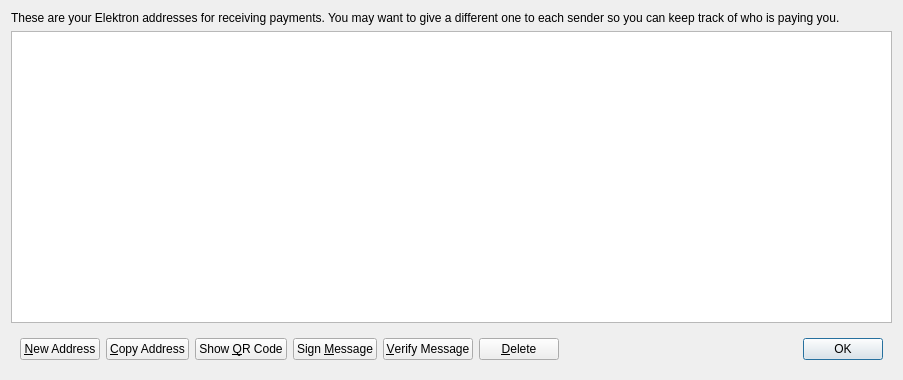
<?xml version="1.0" encoding="UTF-8"?>
<ui version="4.0">
 <class>AddressBookPage</class>
 <widget class="QWidget" name="AddressBookPage">
  <property name="geometry">
   <rect>
    <x>0</x>
    <y>0</y>
    <width>903</width>
    <height>380</height>
   </rect>
  </property>
  <property name="windowTitle">
   <string>Address Book</string>
  </property>
  <layout class="QVBoxLayout" name="verticalLayout">
   <item>
    <widget class="QLabel" name="labelExplanation">
     <property name="text">
      <string>These are your Elektron addresses for receiving payments. You may want to give a different one to each sender so you can keep track of who is paying you.</string>
     </property>
     <property name="textFormat">
      <enum>Qt::PlainText</enum>
     </property>
     <property name="wordWrap">
      <bool>true</bool>
     </property>
    </widget>
   </item>
   <item>
    <widget class="QTableView" name="tableView">
     <property name="contextMenuPolicy">
      <enum>Qt::CustomContextMenu</enum>
     </property>
     <property name="toolTip">
      <string>Double-click to edit address or label</string>
     </property>
     <property name="tabKeyNavigation">
      <bool>false</bool>
     </property>
     <property name="alternatingRowColors">
      <bool>true</bool>
     </property>
     <property name="selectionMode">
      <enum>QAbstractItemView::SingleSelection</enum>
     </property>
     <property name="selectionBehavior">
      <enum>QAbstractItemView::SelectRows</enum>
     </property>
     <property name="sortingEnabled">
      <bool>true</bool>
     </property>
     <attribute name="verticalHeaderVisible">
      <bool>false</bool>
     </attribute>
    </widget>
   </item>
   <item>
    <widget class="QWidget" name="buttonBar" native="true">
     <layout class="QHBoxLayout" name="horizontalLayout">
      <item>
       <widget class="QPushButton" name="newAddressButton">
        <property name="toolTip">
         <string>Create a new address</string>
        </property>
        <property name="text">
         <string>&amp;New Address</string>
        </property>
       </widget>
      </item>
      <item>
       <widget class="QPushButton" name="copyToClipboard">
        <property name="toolTip">
         <string>Copy the currently selected address to the system clipboard</string>
        </property>
        <property name="text">
         <string>&amp;Copy Address</string>
        </property>
       </widget>
      </item>
      <item>
       <widget class="QPushButton" name="showQRCode">
        <property name="text">
         <string>Show &amp;QR Code</string>
        </property>
       </widget>
      </item>
      <item>
       <widget class="QPushButton" name="signMessage">
        <property name="toolTip">
         <string>Sign a message to prove you own a Elektron address</string>
        </property>
        <property name="text">
         <string>Sign &amp;Message</string>
        </property>
       </widget>
      </item>
      <item>
       <widget class="QPushButton" name="verifyMessage">
        <property name="toolTip">
         <string>Verify a message to ensure it was signed with a specified Elektron address</string>
        </property>
        <property name="text">
         <string>&amp;Verify Message</string>
        </property>
       </widget>
      </item>
      <item>
       <widget class="QPushButton" name="deleteButton">
        <property name="toolTip">
         <string>Delete the currently selected address from the list</string>
        </property>
        <property name="text">
         <string>&amp;Delete</string>
        </property>
       </widget>
      </item>
      <item>
       <spacer name="horizontalSpacer">
        <property name="orientation">
         <enum>Qt::Horizontal</enum>
        </property>
        <property name="sizeHint" stdset="0">
         <size>
          <width>40</width>
          <height>20</height>
         </size>
        </property>
       </spacer>
      </item>
      <item>
       <widget class="QDialogButtonBox" name="buttonBox">
        <property name="sizePolicy">
         <sizepolicy hsizetype="Maximum" vsizetype="Fixed">
          <horstretch>0</horstretch>
          <verstretch>0</verstretch>
         </sizepolicy>
        </property>
        <property name="standardButtons">
         <set>QDialogButtonBox::Ok</set>
        </property>
       </widget>
      </item>
     </layout>
    </widget>
   </item>
  </layout>
 </widget>
 <resources/>
 <connections/>
</ui>
